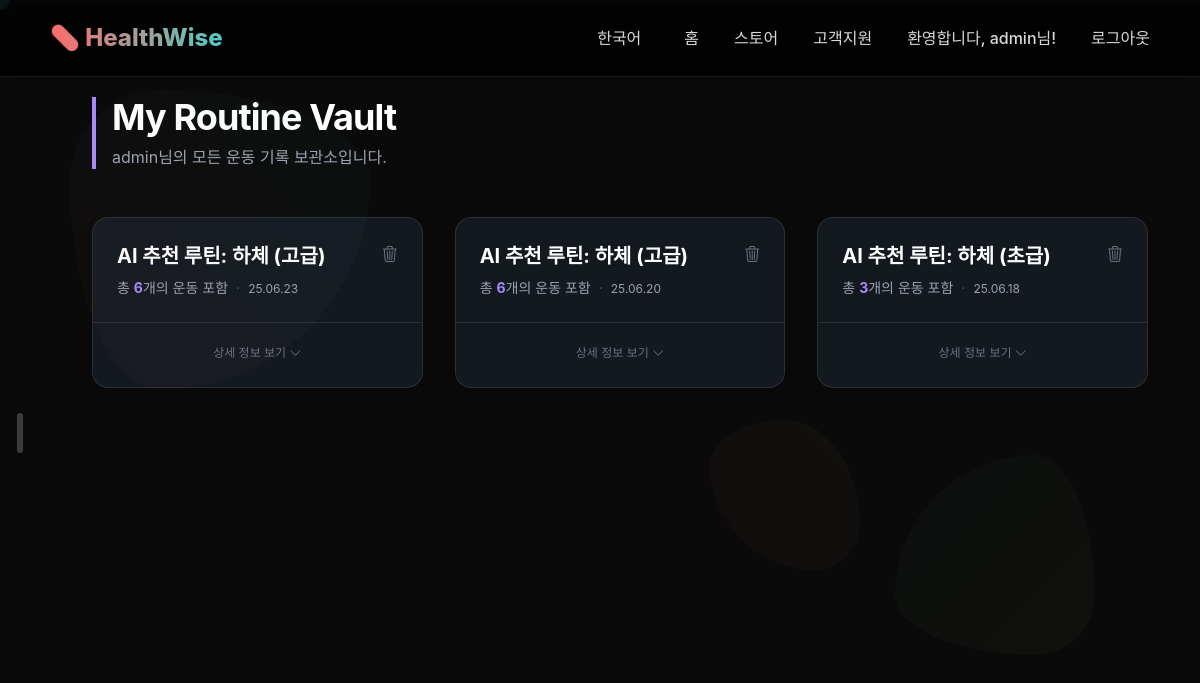
/routine/my-routines/ (signed in), run on an earlier commit of the app's database.
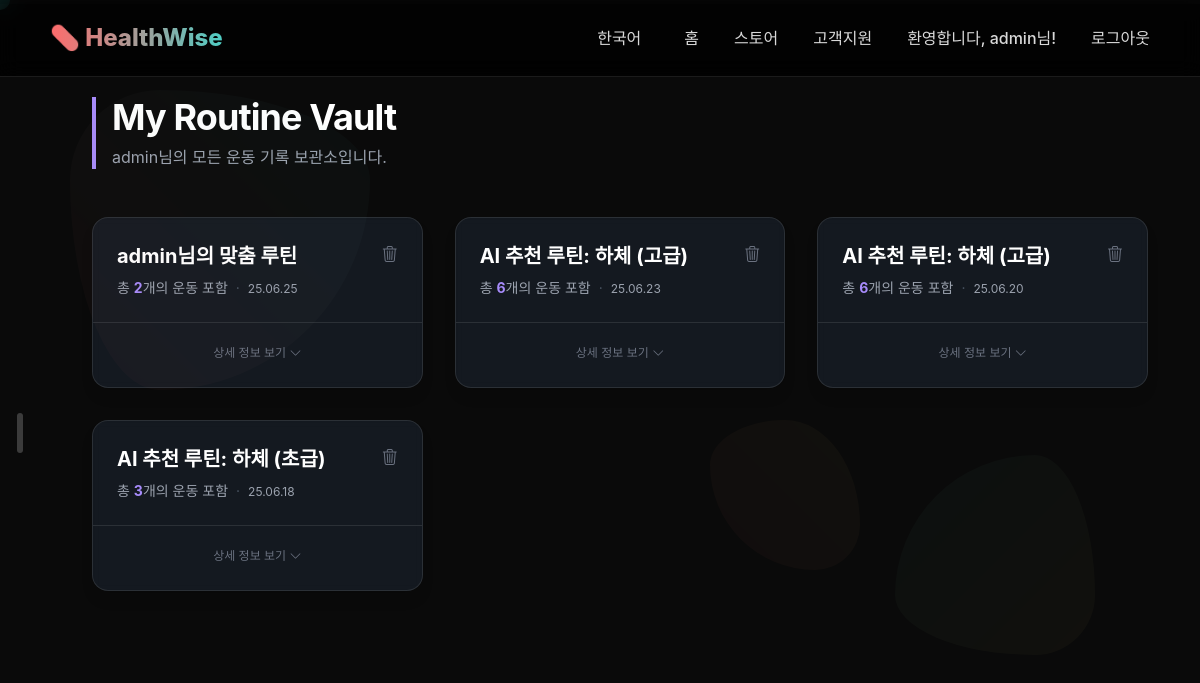
And on a later commit of the database.
### routine/models.py (models this page shows, shortened)
class Routine(models.Model):
    user = models.ForeignKey(settings.AUTH_USER_MODEL, on_delete=models.CASCADE, related_name='routines')
    name = models.CharField(max_length=100)
    exercises = models.ManyToManyField('Exercise', through='RoutineExercise', related_name='exercise_routines')
    created_at = models.DateTimeField(auto_now_add=True)

### routine/views.py (the view)
# urls.py: path('my-routines/', views.my_routines_view, name='my_routines'),
@login_required
def my_routines_view(request):
    user_routines = Routine.objects.filter(user=request.user).order_by('-created_at')
    context = {'routines': user_routines, 'active_menu': 'routine_list'}
    return render(request, 'routine/my_routines.html', context)

### web/templatetags/custom_translate.py (called while the page is built)
@register.simple_tag
def t(key, **kwargs):
    return translate_text(key, **kwargs)

### web/utils.py (called while the page is built, shortened)
def load_translations(lang_code):
    if lang_code in _translations:
        return _translations[lang_code]

def t(key, **kwargs):
    current_language = translation.get_language()
    translations = load_translations(current_language)
    translated_string = translations.get(key, key)
    if kwargs:
        translated_string = translated_string.format(**kwargs)
    return mark_safe(translated_string)

### routine/templates/routine/my_routines.html (shortened to what this page needs)
{% extends 'web/dashboard_sliding_base.html' %}
{% load static custom_translate i18n %}
{% block page_content %}
<script src="https://cdn.tailwindcss.com"></script>
<div class="p-4 sm:p-8">
    <header class="text-left mb-12">
        <div class="border-l-4 border-violet-400 pl-4">
            <h1 class="text-3xl sm:text-4xl font-bold tracking-tight text-white">My Routine Vault</h1>
            <p class="text-md text-gray-400 mt-2">{{ user.username }}님의 모든 운동 기록 보관소입니다.</p>
        </div>
    </header>
    {% if routines %}
        <div class="grid grid-cols-1 md:grid-cols-2 lg:grid-cols-3 gap-8">
            {% for routine in routines %}
                <div class="routine-card flex flex-col bg-gray-800/50 backdrop-blur-sm border border-white/10 rounded-2xl shadow-lg transition-all duration-300 hover:border-violet-500/50 hover:shadow-2xl hover:shadow-violet-500/10">
                    <a href="{% url 'routine:routine_plan_detail' routine.id %}" class="block p-6 flex-grow no-underline">
                        <div class="flex justify-between items-start">
                            <h2 class="text-xl font-bold text-white mb-2">{{ routine.name }}</h2>
                            <form id="delete-form-{{ routine.id }}" method="post" action="{% url 'routine:delete_routine' routine.id %}" class="inline">
                                <button type="button" onclick="confirmDelete(event, '{{ routine.id }}')" class="text-gray-500 hover:text-red-400 transition-colors" title="삭제하기"><i class="bi bi-trash3"></i></button>
                            </form>
                        </div>
                        <p class="text-sm text-gray-400">총 <span class="font-bold text-violet-400">{{ routine.exercises.count }}</span>개의 운동 포함<span class="mx-2 text-gray-600">·</span><span class="text-xs">{{ routine.created_at|date:"y.m.d" }}</span></p>
                    </a>
                    <div class="card-footer text-center mt-auto p-6 pt-4 border-t border-white/10">
                        <span class="text-xs text-gray-500"> {% t '상세 정보 보기' %} <i class="bi bi-chevron-down reveal-icon inline-block"></i></span>
                    </div>
                </div>
            {% endfor %}
        </div>
    {% endif %}
</div>
{% endblock %}

What changed in the data, as far as the page shows it:
added Routine: name "admin님의 맞춤 루틴", exercises.count "2", created_at "25.06.25", t "상세 정보 보기"
